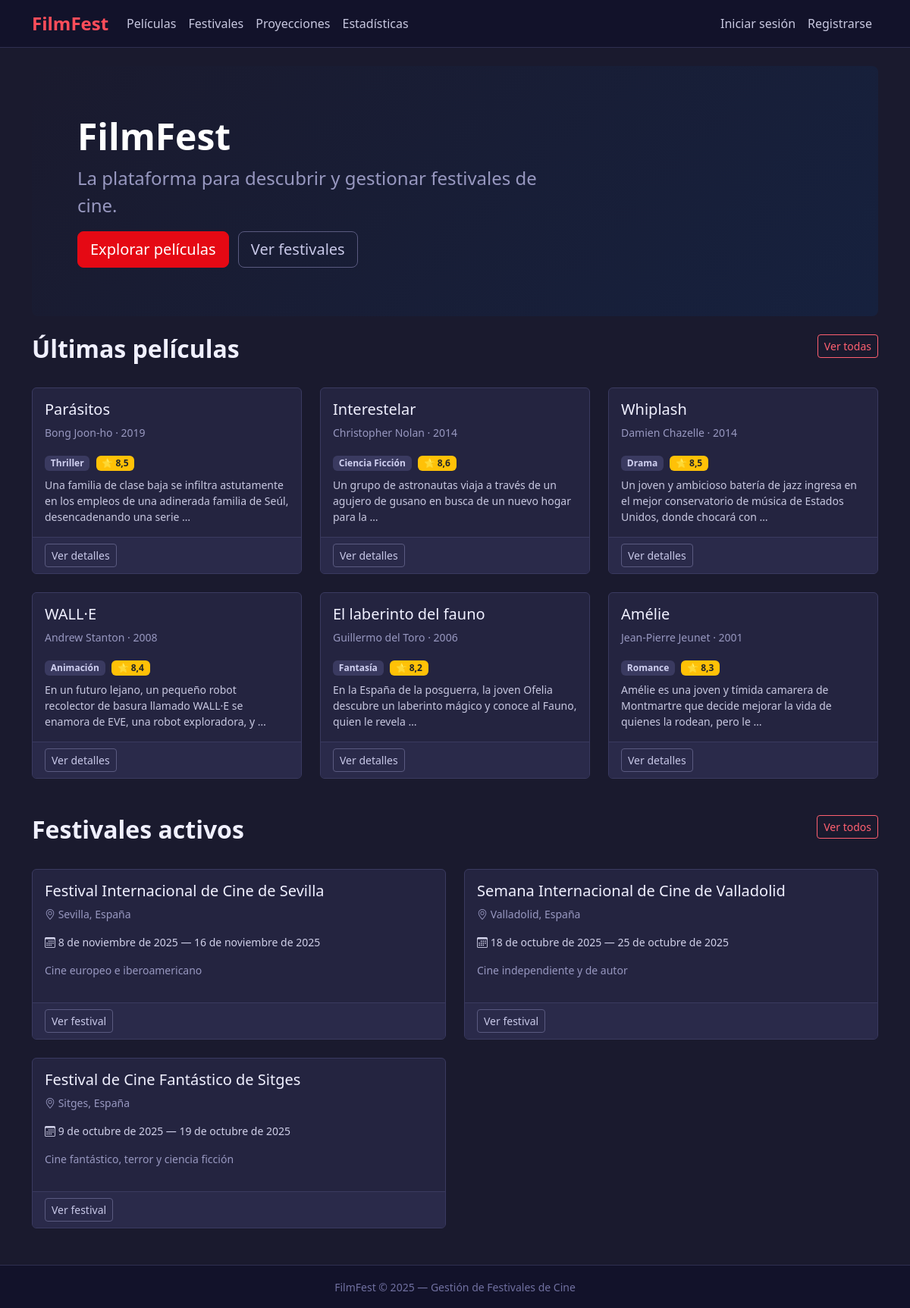
The page / on the database its author committed.
### festival/models.py (models this page shows, shortened)
class Pelicula(models.Model):
    titulo = models.CharField(
        max_length=200,
        verbose_name='Título'
    )
    director = models.CharField(
        max_length=150,
        verbose_name='Director/a'
    )
    anio = models.IntegerField(
        verbose_name='Año de estreno',
        validators=[validar_anio]
    )
    duracion_minutos = models.PositiveIntegerField(
        verbose_name='Duración (minutos)'
    )
    genero = models.CharField(
        max_length=30,
        choices=GENEROS,
        verbose_name='Género'
    )
    sinopsis = models.TextField(
        max_length=1000,
        verbose_name='Sinopsis'
    )
    puntuacion = models.DecimalField(
        max_digits=3,
        decimal_places=1,
        null=True,
        blank=True,
        verbose_name='Puntuación (0-10)',
        validators=[validar_puntuacion]
    )
    poster_url = models.URLField(
        blank=True,
        verbose_name='URL del póster'
    )
    creada_por = models.ForeignKey(
        User,
        on_delete=models.SET_NULL,
        null=True,
        related_name='peliculas'
    )
    class Meta:
        verbose_name = 'Película'
        verbose_name_plural = 'Películas'
        ordering = ['-anio', 'titulo']

class Festival(models.Model):
    nombre = models.CharField(
        max_length=200,
        verbose_name='Nombre del festival'
    )
    ciudad = models.CharField(
        max_length=100,
        verbose_name='Ciudad'
    )
    pais = models.CharField(
        max_length=100,
        default='España',
        verbose_name='País'
    )
    fecha_inicio = models.DateField(
        verbose_name='Fecha de inicio'
    )
    fecha_fin = models.DateField(
        verbose_name='Fecha de fin'
    )
    tematica = models.CharField(
        max_length=200,
        verbose_name='Temática'
    )
    aforo_maximo = models.PositiveIntegerField(
        verbose_name='Aforo máximo'
    )
    descripcion = models.TextField(
        blank=True,
        verbose_name='Descripción'
    )
    activo = models.BooleanField(
        default=True,
        verbose_name='Activo'
    )
    creado_por = models.ForeignKey(
        User,
        on_delete=models.SET_NULL,
        null=True,
        related_name='festivales'
    )
    class Meta:
        verbose_name = 'Festival'
        verbose_name_plural = 'Festivales'
        ordering = ['-fecha_inicio']

### festival/views.py (the view)
# urls.py: path('', views.home, name='home'),
def home(request):
    ultimas_peliculas = Pelicula.objects.all()[:6]
    proximos_festivales = Festival.objects.filter(activo=True)[:4]
    return render(request, 'festival/home.html', {
        'ultimas_peliculas': ultimas_peliculas,
        'proximos_festivales': proximos_festivales,
    })

### festival/templates/festival/home.html (shortened to what this page needs)
{% extends 'base.html' %}
{% block content %}
<div class="p-5 mb-4 rounded-3" style="background: linear-gradient(135deg, #1a1a2e, #16213e);">
    <div class="container-fluid py-3">
        <h1 class="display-5 fw-bold text-white">FilmFest</h1>
        <p class="col-md-8 fs-4 text-secondary">La plataforma para descubrir y gestionar festivales de cine.</p>
        <a href="{% url 'lista_peliculas' %}" class="btn btn-danger btn-lg me-2">Explorar películas</a>
        <a href="{% url 'lista_festivales' %}" class="btn btn-outline-light btn-lg">Ver festivales</a>
    </div>
</div>
<div class="row mb-4">
    <div class="col">
        <h2 class="fw-bold">Últimas películas</h2>
    </div>
    <div class="col-auto">
        <a href="{% url 'lista_peliculas' %}" class="btn btn-outline-danger btn-sm">Ver todas</a>
    </div>
</div>
<div class="row row-cols-1 row-cols-md-3 g-4 mb-5">
    {% for pelicula in ultimas_peliculas %}
    <div class="col">
        <div class="card h-100">
            <div class="card-body">
                <h5 class="card-title">{{ pelicula.titulo }}</h5>
                <p class="text-muted small">{{ pelicula.director }} · {{ pelicula.anio }}</p>
                <span class="badge badge-genero">{{ pelicula.get_genero_display }}</span>
                {% if pelicula.puntuacion %}
                <span class="badge bg-warning text-dark ms-1">⭐ {{ pelicula.puntuacion }}</span>
                {% endif %}
                <p class="card-text mt-2 small">{{ pelicula.sinopsis|truncatewords:20 }}</p>
            </div>
            <div class="card-footer">
                <a href="{% url 'detalle_pelicula' pelicula.pk %}" class="btn btn-sm btn-outline-light">Ver detalles</a>
            </div>
        </div>
    </div>
    {% empty %}
    <div class="col-12">
        <p class="text-muted">No hay películas todavía. <a href="{% url 'crear_pelicula' %}">¡Añade la primera!</a></p>
    </div>
    {% endfor %}
</div>
<div class="row mb-4">
    <div class="col">
        <h2 class="fw-bold">Festivales activos</h2>
    </div>
    <div class="col-auto">
        <a href="{% url 'lista_festivales' %}" class="btn btn-outline-danger btn-sm">Ver todos</a>
    </div>
</div>
<div class="row row-cols-1 row-cols-md-2 g-4">
    {% for festival in proximos_festivales %}
    <div class="col">
        <div class="card h-100">
            <div class="card-body">
                <h5 class="card-title">{{ festival.nombre }}</h5>
                <p class="text-muted small"><i class="bi bi-geo-alt"></i> {{ festival.ciudad }}, {{ festival.pais }}</p>
                <p class="small"><i class="bi bi-calendar3"></i> {{ festival.fecha_inicio }} — {{ festival.fecha_fin }}</p>
                <p class="small text-muted">{{ festival.tematica }}</p>
            </div>
            <div class="card-footer">
                <a href="{% url 'detalle_festival' festival.pk %}" class="btn btn-sm btn-outline-light">Ver festival</a>
            </div>
        </div>
    </div>
    {% empty %}
    <div class="col-12">
        <p class="text-muted">No hay festivales activos.</p>
    </div>
    {% endfor %}
</div>
{% endblock %}

### festival/templates/base.html (shortened to what this page needs)
<!DOCTYPE html>
<html lang="es">
<head>
    <link href="https://cdn.jsdelivr.net/npm/bootstrap@5.3.0/dist/css/bootstrap.min.css" rel="stylesheet">
    <link href="https://cdn.jsdelivr.net/npm/bootstrap-icons@1.10.5/font/bootstrap-icons.css" rel="stylesheet">
</head>
<body>
<nav class="navbar navbar-expand-lg navbar-dark mb-4">
    <div class="container">
        <a class="navbar-brand" href="{% url 'home' %}">FilmFest</a>
        <div class="collapse navbar-collapse" id="navMenu">
            <ul class="navbar-nav me-auto">
                <li class="nav-item"><a class="nav-link" href="{% url 'lista_peliculas' %}">Películas</a></li>
                <li class="nav-item"><a class="nav-link" href="{% url 'lista_festivales' %}">Festivales</a></li>
                <li class="nav-item"><a class="nav-link" href="{% url 'lista_proyecciones' %}">Proyecciones</a></li>
                <li class="nav-item"><a class="nav-link" href="{% url 'estadisticas' %}">Estadísticas</a></li>
            </ul>
            <ul class="navbar-nav">
                {% if user.is_authenticated %}
                    <li class="nav-item">
                        <a class="nav-link" href="{% url 'crear_pelicula' %}"><i class="bi bi-plus-circle"></i> Nueva película</a>
                    </li>
                    <li class="nav-item dropdown">
                        <a class="nav-link dropdown-toggle" href="#" data-bs-toggle="dropdown">
                            <i class="bi bi-person-circle"></i> {{ user.first_name|default:user.username }}
                        </a>
                        <ul class="dropdown-menu dropdown-menu-dark">
                            {% if user.is_staff %}
                            <li><a class="dropdown-item" href="/admin/">Administración</a></li>
                            <li><hr class="dropdown-divider"></li>
                            {% endif %}
                            <li>
                                <form method="post" action="{% url 'logout' %}">
                                    {% csrf_token %}
                                    <button type="submit" class="dropdown-item">Cerrar sesión</button>
                                </form>
                            </li>
                        </ul>
                    </li>
                {% else %}
                    <li class="nav-item"><a class="nav-link" href="{% url 'login' %}">Iniciar sesión</a></li>
                    <li class="nav-item"><a class="nav-link" href="{% url 'registro' %}">Registrarse</a></li>
                {% endif %}
            </ul>
        </div>
    </div>
</nav>
<main class="container">
    {% block content %}{% endblock %}
</main>
<footer class="py-3 mt-5">
    <div class="container text-center">
        <small>FilmFest &copy; 2025 — Gestión de Festivales de Cine</small>
    </div>
</footer>
</body>
</html>

### festival/templates/base.html (style rules this page uses)
body { background-color: #1a1a2e; color: #e8e8f0; }
.navbar { background-color: #12122a !important; border-bottom: 1px solid #2e2e50; }
.navbar-brand { color: #ff4d5a !important; font-weight: 700; font-size: 1.5rem; }
.nav-link { color: #c8c8e0 !important; }
.card { background-color: #242440; border: 1px solid #3a3a60; color: #e8e8f0; }
.card-footer { background-color: #2a2a4a !important; border-top: 1px solid #3a3a60 !important; }
.text-muted { color: #9898c0 !important; }
h1, h2, h3, h4, h5, h6 { color: #f0f0ff; }
p, li, td, th, label { color: #d0d0e8; }
small { color: #a0a0c8; }
.card-title { color: #f0f0ff !important; }
.card-text { color: #c8c8e0 !important; }
.badge-genero { background-color: #3a3a60; color: #d0d0f0; }
.btn-danger { background-color: #e50914; border-color: #e50914; color: #fff; }
.btn-outline-light { color: #c8c8e8; border-color: #5a5a80; }
.btn-outline-danger { color: #ff6070; border-color: #ff6070; }
.text-secondary { color: #9898c0 !important; }
footer { background-color: #12122a; border-top: 1px solid #2e2e50; margin-top: 3rem; }
footer small { color: #7070a0; }

### rows shown on the page
Pelicula: titulo "Parásitos", director "Bong Joon-ho", anio "2019", genero "Thriller", puntuacion "8,5", sinopsis "Una familia de clase baja se infiltra astutamente en los empleos de una adinerada familia de Seúl, desencadenando una serie …"
Pelicula: titulo "Interestelar", director "Christopher Nolan", anio "2014", genero "Ciencia Ficción", puntuacion "8,6", sinopsis "Un grupo de astronautas viaja a través de un agujero de gusano en busca de un nuevo hogar para la …"
Pelicula: titulo "Whiplash", director "Damien Chazelle", anio "2014", genero "Drama", puntuacion "8,5", sinopsis "Un joven y ambicioso batería de jazz ingresa en el mejor conservatorio de música de Estados Unidos, donde chocará con …"
Pelicula: titulo "WALL·E", director "Andrew Stanton", anio "2008", genero "Animación", puntuacion "8,4", sinopsis "En un futuro lejano, un pequeño robot recolector de basura llamado WALL·E se enamora de EVE, una robot exploradora, y …"
Pelicula: titulo "El laberinto del fauno", director "Guillermo del Toro", anio "2006", genero "Fantasía", puntuacion "8,2", sinopsis "En la España de la posguerra, la joven Ofelia descubre un laberinto mágico y conoce al Fauno, quien le revela …"
Pelicula: titulo "Amélie", director "Jean-Pierre Jeunet", anio "2001", genero "Romance", puntuacion "8,3", sinopsis "Amélie es una joven y tímida camarera de Montmartre que decide mejorar la vida de quienes la rodean, pero le …"
Festival: nombre "Festival Internacional de Cine de Sevilla", ciudad "Sevilla", pais "España", fecha_inicio "8 de noviembre de 2025", fecha_fin "16 de noviembre de 2025", tematica "Cine europeo e iberoamericano"
Festival: nombre "Semana Internacional de Cine de Valladolid", ciudad "Valladolid", pais "España", fecha_inicio "18 de octubre de 2025", fecha_fin "25 de octubre de 2025", tematica "Cine independiente y de autor"
Festival: nombre "Festival de Cine Fantástico de Sitges", ciudad "Sitges", pais "España", fecha_inicio "9 de octubre de 2025", fecha_fin "19 de octubre de 2025", tematica "Cine fantástico, terror y ciencia ficción"
